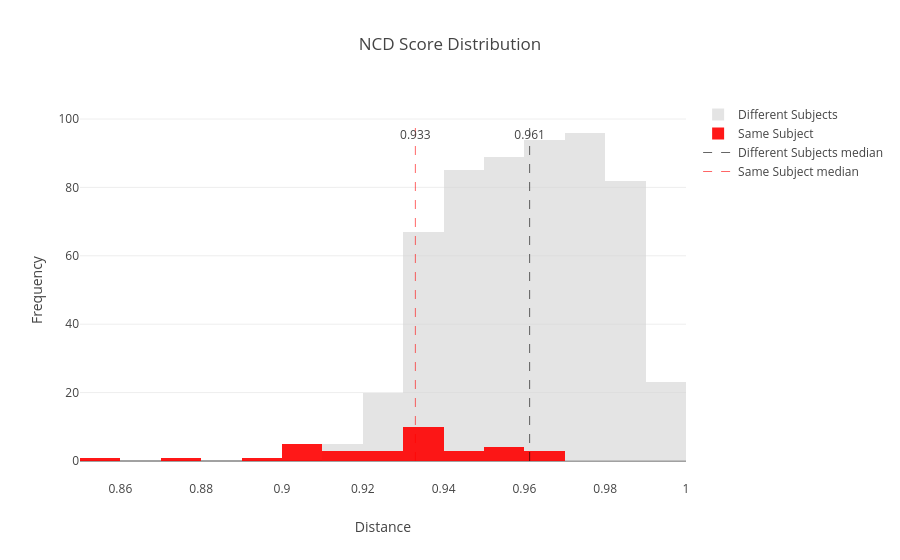

Write notebook code for a chart like this one.
### Code cell
benchmarks::bench_tests::wiki_vs_grok::histogram(&wiki_grok.2)

### Figure 1 — Plotly figure (JSON) as saved in the notebook; plotly's stock layout.template omitted (floating-point values rounded to 4 significant figures; data arrays with more than 128 entries replaced by an {"elided": "..."} marker saying what was removed)
{"data": [{"marker": {"color": "lightgray"}, "name": "Different Subjects", "opacity": 0.6, "type": "histogram", "x": {"elided": "561 float values"}, "xbins": {"end": 1, "size": 0.01, "start": 0}}, {"marker": {"color": "red"}, "name": "Same Subject", "opacity": 0.9, "type": "histogram", "x": [0.9455, 0.9179, 0.9366, 0.9121, 0.8766, 0.9285, 0.9062, 0.9253, 0.9121, 0.9636, 0.9311, 0.9327, 0.9333, 0.9074, 0.9382, 0.8946, 0.9508, 0.8556, 0.9099, 0.9652, 0.9368, 0.9249, 0.9573, 0.9313, 0.9358, 0.9008, 0.9474, 0.9334, 0.908, 0.944, 0.9588, 0.9359, 0.9584, 0.9681], "xbins": {"end": 1, "size": 0.01, "start": 0}}, {"line": {"color": "black", "dash": "dash", "width": 1}, "mode": "lines", "name": "Different Subjects median", "opacity": 0.6, "type": "scatter", "x": [0.9613, 0.9613], "y": [0, 100]}, {"line": {"color": "red", "dash": "dash", "width": 1}, "mode": "lines", "name": "Same Subject median", "opacity": 0.6, "type": "scatter", "x": [0.933, 0.933], "y": [0, 100]}, {"marker": {"opacity": 0}, "mode": "text", "showlegend": false, "text": ["0.961"], "type": "scatter", "x": [0.9613], "y": [95]}, {"marker": {"color": "red", "opacity": 0}, "mode": "text", "showlegend": false, "text": ["0.933"], "type": "scatter", "x": [0.933], "y": [95]}], "layout": {"barmode": "overlay", "title": {"text": "NCD Score Distribution"}, "xaxis": {"title": {"text": "Distance"}}, "yaxis": {"title": {"text": "Frequency"}}}}
